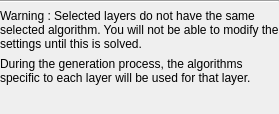
           <widget class="QWidget" name="multipleAlgoPanel" native="true">
            <property name="sizePolicy">
             <sizepolicy hsizetype="Preferred" vsizetype="Fixed">
              <horstretch>0</horstretch>
              <verstretch>0</verstretch>
             </sizepolicy>
            </property>
            <layout class="QVBoxLayout" name="verticalLayout_5">
             <property name="leftMargin">
              <number>0</number>
             </property>
             <property name="topMargin">
              <number>0</number>
             </property>
             <property name="rightMargin">
              <number>0</number>
             </property>
             <property name="bottomMargin">
              <number>9</number>
             </property>
             <item>
              <widget class="Line" name="multipleAlgoLine">
               <property name="orientation">
                <enum>Qt::Horizontal</enum>
               </property>
              </widget>
             </item>
             <item>
              <widget class="QLabel" name="multipleAlgoLabel_1">
               <property name="text">
                <string>Warning : Selected layers do not have the same selected algorithm. You will not be able to modify the settings until this is solved.</string>
               </property>
               <property name="wordWrap">
                <bool>true</bool>
               </property>
              </widget>
             </item>
             <item>
              <widget class="QLabel" name="multipleAlgoLabel_2">
               <property name="text">
                <string>During the generation process, the algorithms specific to each layer will be used for that layer.</string>
               </property>
               <property name="wordWrap">
                <bool>true</bool>
               </property>
              </widget>
             </item>
             <item>
              <spacer name="horizontalSpacer">
               <property name="orientation">
                <enum>Qt::Horizontal</enum>
               </property>
               <property name="sizeHint" stdset="0">
                <size>
                 <width>40</width>
                 <height>20</height>
                </size>
               </property>
              </spacer>
             </item>
            </layout>
           </widget>
